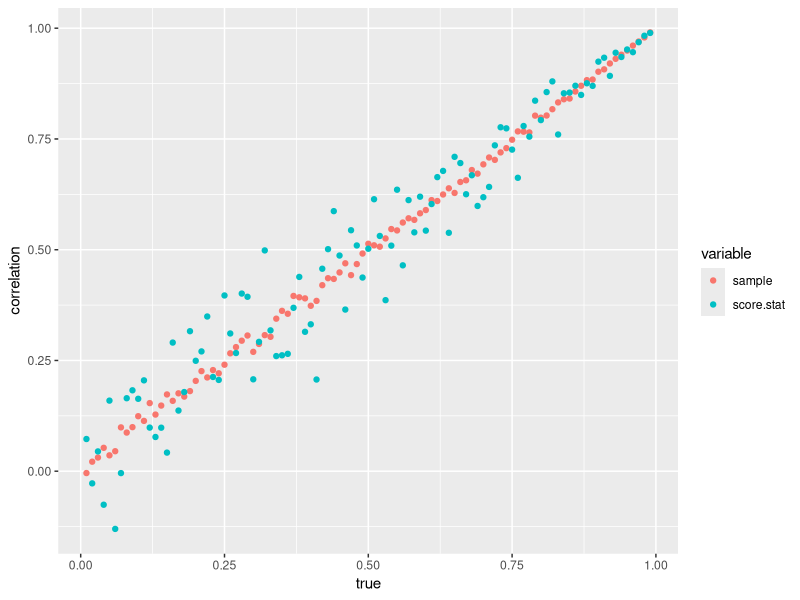

The R source for this figure: (Note: this script raises an error after producing the figure.)

###  generate correlated negative binomial data

## input
##  r0 and p are parameters for NB distribution
##  rho is the correlation between two NB distributions
##  n is the sample size


### under this parameterization, 
#   mu = r(1-p)/p, var = r(1-p)/p^2 = mu + k*mu^2
#   p = 1/(1 + k*mu),  r = 1/k

## this will give me identically correlated NB data
## i.e., y1 and y2 have the same mu and k.



correlated.nb <- function(r, p, rho, n)
{
  r1 <- r2 <-  (1-rho)*r
  r0 <- rho*r
  
  ## k*mu is held constant under this simulation 
  # the size parameter need not to be integer.
  x0 <- rnbinom(n, size = r0, prob=p)
  x1 <- rnbinom(n, size = r1, prob=p)
  x2 <- rnbinom(n, size = r2, prob=p)
  
  # y1 ~ NB(r, p), y2 ~ NB(r, p)  they have the same distribution.
  y1 <- x0 + x1
  y2 <- x0 + x2
  
  return(rbind(y1, y2))
}

########### TRY different way of simulating correlated NB data if 


## input: y,  matrix (both control and case are included)
#         k,  vector of 2, dispersion parameter vector, k[1] is for gene1 and k[2] is for gene 2
#  output: vector of 2, test statistics for gene1 and gene2

score.stat <- function(y, k)
{
  n <- dim(y)[2]
  mean1 <- apply(y[, 1:(n/2)], 1, mean)
  mean2 <- apply(y[, -(1:(n/2))], 1, mean)
  
  a1 <- (mean1-mean2)^2 ## denominator
  
  a2 <- (mean1 + mean2)
  a3 <- k*mean1 + 1
  a4 <- k*mean2 + 1
  a5 <- a3 + a4
  
  ## numerator part
  numerat <- 4/n * a2 *a3 *a4/a5
  
  # the test statistic 
  # u <- a1/numerat
  ## square root of test statistic
  u <- (mean1-mean2)/sqrt(numerat)
  
  return(u)
  # return(sqrt(u))  # vector of 2
  
}



## sample correlation, statistics correlation and true correlation
## if you want DE effects, just set mu1 != mu2
# input:  k, dispersion parameter 
#         rho, true correlation of genes
#         mu1 mean for case, mu2 for control
#         n, total sample size
#         nreps, number of score statistics to be generated

# output:  two numbers

sample.stat.correlation <- function(k, rho,  mu1, mu2, n, nreps)

  {
  
  r <- 1/k    # size parameter
  p1 <- 1/(1 + k*mu1) # probability parameter
  p2 <- 1/(1 + k*mu2)
  
  #  store the score test statistics
  u.stat <- matrix(NA, nrow=nreps, ncol=2)
  
  rho.sample <- c()
  
  for ( i in 1:nreps)
  {
    ## treatment 
    y.t <- correlated.nb(r, p = p1, rho = rho, n/2)
    ## control
    y.c <- correlated.nb(r, p = p2, rho = rho, n/2)
    
    # expression data of two genes
    y <- cbind(y.t, y.c)
    
    ## correlations of gene 1 and 2, for case/control respectively
    rho1 <- cor(t(y.t))[1, 2]; rho2 <- cor(t(y.c))[1, 2]
    
    # use average correlation as sample correlation
    rho.sample[i] <- mean(rho1, rho2)
    
    ## score test statistic
    u.stat[i, ] <- score.stat(y, k)
  }
  
  ## average sample correlation
  rho.ave <- mean(rho.sample)
  
  ## correlation between test statistics
  rho.score <- cor(u.stat)[1, 2]
  
  rho.list <- list(sample.cor= rho.ave, score.stat.cor = rho.score)
  return(rho.list)  # two numbers 
  
}



### THIS SIMULATION 
# 1.  For the same gene, treatment and control have the SAME k
#     (or r under this parameterization) because I derived test
#     statisitc under this assumption.
# 2.  If there is DE, allow p (or mu) to be different between Case/Control.
# 3.  we set within case (or control), mu and k are the same

k <- rep(0.001, 2)  ## dispersion 
mu1 <- 120  # group mean for case
mu2 <- 100  # group mean for control
n <- 100  ## total sample size (two groups)

nreps <- 100




rho <- seq(0.01, 0.99, by = 0.01)

# store the correlations in a data frame
store.corr <- data.frame(matrix(NA, length(rho), 3))
colnames(store.corr) <- c("sample", "score.stat", "true")


for ( i in 1:length(rho))
{
  a <- sample.stat.correlation(k, rho[i], mu1, mu2, n, nreps)
  
  store.corr[i, 1] <- a$sample.cor
  store.corr[i, 2] <- a$score.stat.cor
  store.corr[i, 3] <- rho[i]
  
}

library(reshape2)
store.corr1 <- melt(store.corr, id="true")
library(ggplot2)
ggplot(data = store.corr1, aes(x=true, y=value) ) +
  geom_point(aes(colour=variable)) + 
  labs(x="true", y="correlation")




## set up parameters for desired correlation
##-------------------------------------------------------------------------
# the correlation is based on the fact that, x0, x1 and x2 are independent 
# poisson, then Y1 = x0 + x1 and Y2 = x0 + x2 are correlated.
##-------------------------------------------------------------------------

                                  
param.setup <- function(lambda0, lambda2=seq(1, 10000, by =1), rate=1/10)
{
  
  # lambda0 <- 100      
  # lambda2=seq(1, 10000, by =1)
  # rate=20
  lambda1 <- rexp(length(lambda2), rate)                             # lambda1 is simulated from exponential distribution
  true.rho <- lambda0/sqrt((lambda0 + lambda1)*(lambda0 + lambda2))  # the true correlation is calculated
  
  desired.rho <- seq(0.01, 0.99, by = 0.01)                          # we want these
  
  ids <- c()                                                       
  for( i in 1:length(desired.rho))
  {
    ids[i] <- which.min(abs(true.rho - desired.rho[i]))             # find the which true correlation is closest to the desired one
  }
  true.rho.new <- true.rho[ids]                                     # the true correlations
  lambda0.new <- lambda0*rep(1, length(desired.rho))                # vector of lambda0
  lambda1.new <- lambda1[ids]                                       # vector of lambda1
  lambda2.new <- lambda2[ids]                                       # vector of lambda2
  param <- data.frame(lambda0 = lambda0.new, lambda1 = lambda1.new,
                      lambda2 =lambda2.new, true.rho= true.rho.new) # the desired parameter 
  
  rm.dup <- param[!duplicated(param),]                              # remove the duplicated rows
}


## simulate correlated NB data with desired correlation
# if we know x0 ~ NB(lambda0, p), then kappa0 = 1/lambda0, mu0 = (1/p -1)/kappa0
# We want all the p's be the same for x0, x1 and x2
correlated.nb2 <- function(lambda0, lambda1, lambda2, mu0, n)
{
  kappa <- 1/c(lambda0, lambda1, lambda2)             # change the parameterization
  mu1 <- kappa[1]/kappa[2]*mu0                        # mean parameter for x1
  mu2 <- kappa[1]/kappa[3]*mu0                        # mean parameter for x2
  
  x0 <- rnbinom(n, mu = mu0, size=1/kappa[1])
  x1 <- rnbinom(n, mu = mu1, size=1/kappa[2])
  x2 <- rnbinom(n, mu = mu2, size=1/kappa[3])
  
  y1 <- x0 + x1
  y2 <- x0 + x2
  return(rbind(y1, y2))
}

lambda <- dat[66, 1:3]

##  calculate the sample and test stattistic correlation
sample.stat.correlation2 <- function(lambda0, lambda1, lambda2, mu0, n, nreps, kappa)
{
  
  
  u.stat <- matrix(NA, nrow=nreps, ncol=2)                           #  store the score test statistics
  rho.sample <- c()                                                  # store the sample correlation
  
  for ( k in 1: nreps)
  {
    ##  -----------------------------------------------------------------------
    # MY score test statistic is good only under the NULL 
    
    y.t1 <- correlated.nb2(lambda0, lambda1, lambda2, mu0, n/2)      # treatment 
    y.t2 <- correlated.nb2(lambda0, lambda1, lambda2, mu0, n/2)      # control, DE in 
    
    
    y <- cbind(y.t1, y.t2)                                           # expression data of two genes
    rho1 <- cor(t(y.t1))[1, 2]; rho2 <- cor(t(y.t2))[1, 2]           # sample correlation within each group
    rho.sample[k] <- mean(c(rho1, rho2))                             # average them
    
    u.stat[k, ] <- score.stat(y, kappa)                              # the score test statistics
    
  }
  
  rho.ave <- mean(rho.sample)                                        # the overall mean as the sample mean
  rho.score <- cor(u.stat)[1, 2]                                     # the correlation between the test stats.
  rho.list <- list(sample.cor= rho.ave, score.stat.cor = rho.score)
  
  return(rho.list)
}


## ----------------------------------------  SIMULATION Study ---------------------



param <- param.setup(lambda0 = 100)                                  # the true correlation is in the 4th column
param <- as.matrix(param)
dim.param <- dim(param)[1]                                           # the number of true correlations to be simulated

store.corr <- data.frame(matrix(NA,dim.param, 3))                    # store the three correlations
colnames(store.corr) <- c("sample", "test.stat", "true")             # give them the names


for ( i in 1:dim.param)
{
  kappa <- c( 1/(param[i, 1] + param[i, 2]), 1/(param[i, 1] + param[i, 3]))
  a <- sample.stat.correlation2(param[i, 1], param[i, 2], param[i, 3], mu0 = 100, n=1000, nreps=100, kappa)
  store.corr[i, ] <- c(a$sample.cor, a$score.stat.cor, param[i, 4])
}


library(reshape2)
store.corr1 <- melt(store.corr, id="true")
library(ggplot2)
ggplot(data = store.corr1, aes(x=true, y=value) ) +
  geom_point(aes(colour=variable)) + 
  labs(x="true", y="correlation")


## this small experiment shows that the socre.stat is basically the same as a test stat from glm.nb() function
n <- 100
mu0 <- 20
mu1 <- 30
kappa <- c(0.01, 0.03)
x0 <- rnbinom(n, mu = mu0, size=1/kappa[1])
x1 <- rnbinom(n, mu = mu1, size=1/kappa[2])
c(mean(x1), var(x1))
c(mean(x0), var(x0))

library(MASS)
ids <- rep(c(1, 0), each=n/2)
t1 <- summary(glm.nb(x0 ~ ids, link = log))$coefficients[2, 3]
t2 <- summary(glm.nb(x1 ~ ids, link = log))$coefficients[2, 3]
c(t1, t2)

y <- rbind(x0, x1)
score.stat(y, kappa)










